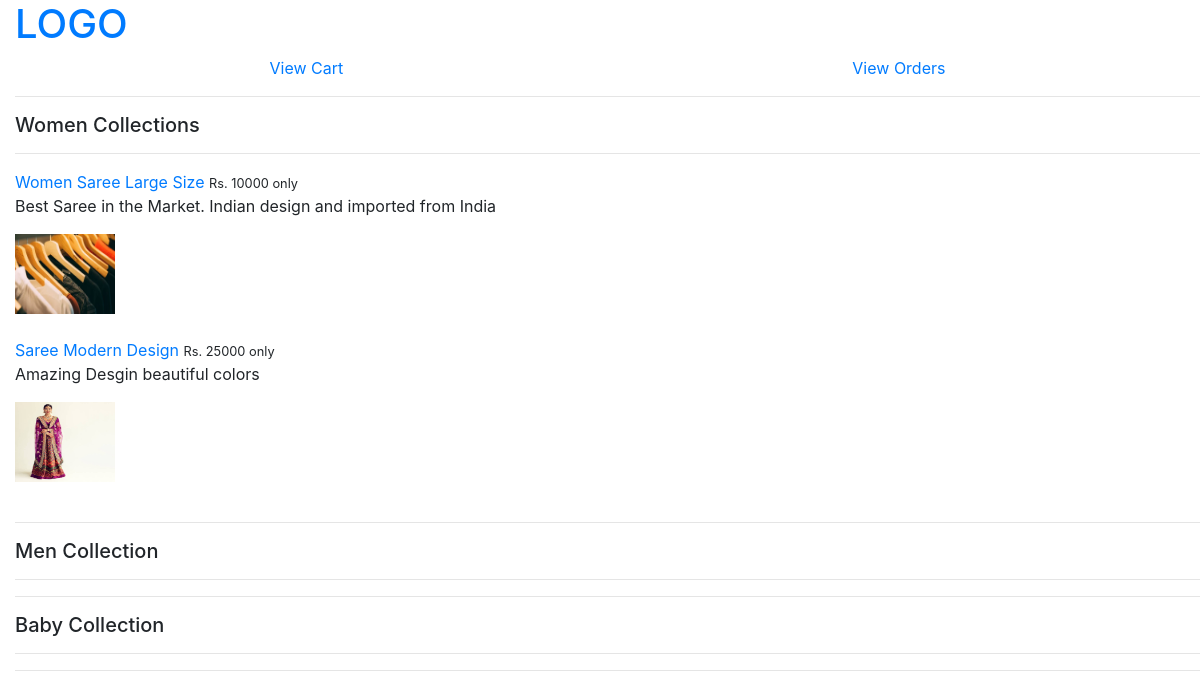
The page / on the database its author committed.
### store/models.py (models this page shows, shortened)
class Category(models.Model):
    name = models.CharField(max_length=50)
    slug = models.SlugField(max_length=200, unique=True, null=True)

class Product(models.Model):
    name = models.CharField(max_length=60)
    price = models.IntegerField(default=0)
    category = models.ForeignKey(Category, on_delete=models.CASCADE, default=1)
    description = models.CharField(
        max_length=250, default='', blank=True, null=True)
    image = models.ImageField(upload_to='uploads/products/')

### store/views.py (the view)
# urls.py: 2. Add a URL to urlpatterns:  path('', views.home, name='home')
def home(request):
    cart = request.session.get('cart')
    if not cart:
        request.session['cart'] = {}
    categories = Category.objects.all()
    products = Product.objects.all()
    context = {'categories': categories, 'products': products}
    return render(request, 'store/home.html', context)

### store/templates/store/home.html
{% extends 'main.html'%}
{% block content%}
{% for category in categories%}
    <h5>{{category.name}}</h5>
    <hr>
    <div>
    {% for product in products %}
    {% if product.category.id == category.id%}
        <a href="{% url 'product' product.id category.slug%}">{{product.name}}</a>
        <small>Rs. {{product.price}} only</small>
        <p>{{product.description}}</p>
        <a href="{% url 'product' product.id category.slug%}">
            <img src="{{product.image.url }}" alt="{product.name}}" width="100px" height="80px"></a>
        <br><br>
    {%endif%}
    {%endfor%}
    </div>
<hr>
{%endfor%}
{% endblock content%}

### templates/main.html (shortened to what this page needs)
<!DOCTYPE html>
<html>
<head>
    <link rel="stylesheet" href="https://maxcdn.bootstrapcdn.com/bootstrap/4.0.0/css/bootstrap.min.css"
 />
</head>
<body>
    {% include 'navbar.html' %}
    {% block content %}
    {% endblock content %}
</body>
</html>

### templates/navbar.html
<a href="/">
    <h1>LOGO</h1>
</a>
<div style="display: flex; justify-content: space-around;">
<a href="{% url 'cart'%}">View Cart</a>
<a href="{% url 'orders'%}" >View Orders</a>
</div>
<hr>

### templates/main.html (style rules this page uses)
body { padding-left: 15px; }

### rows shown on the page
Category: name "Women Collections"
Product: name "Women Saree Large Size", price "10000", description "Best Saree in the Market. Indian design and imported from India", image (picture)
Product: name "Saree Modern Design", price "25000", description "Amazing Desgin beautiful colors", image (picture)
Category: name "Men Collection"
Category: name "Baby Collection"
